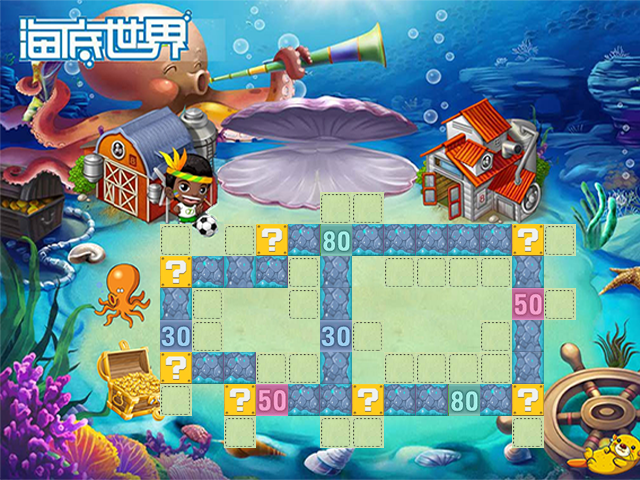

A level layout from a 2D game, rendered from its tile map. Below: a short description, then the map file with tile-grid data replaced by summaries:
An orthogonal 20x15 tile map with 32x32 px tiles, 3 tile layers (ground, way, land).

<map version="1.0" orientation="orthogonal" renderorder="right-down" width="20" height="15" tilewidth="32" tileheight="32">
 <tileset firstgid="1" name="sea" tilewidth="32" tileheight="32">
  <image source="sea.png" width="650" height="512" />
 </tileset>
 <layer name="ground" width="20" height="15">
  <data>[300 cells, 300 non-empty, 300 distinct tile ids]</data>
 </layer>
 <layer name="way" width="20" height="15">
  <data>[300 cells, 36 non-empty, 6 distinct tile ids]</data>
 </layer>
 <layer name="land" width="20" height="15">
  <data>[300 cells, 27 non-empty, 1 distinct tile ids]</data>
 </layer>
</map>